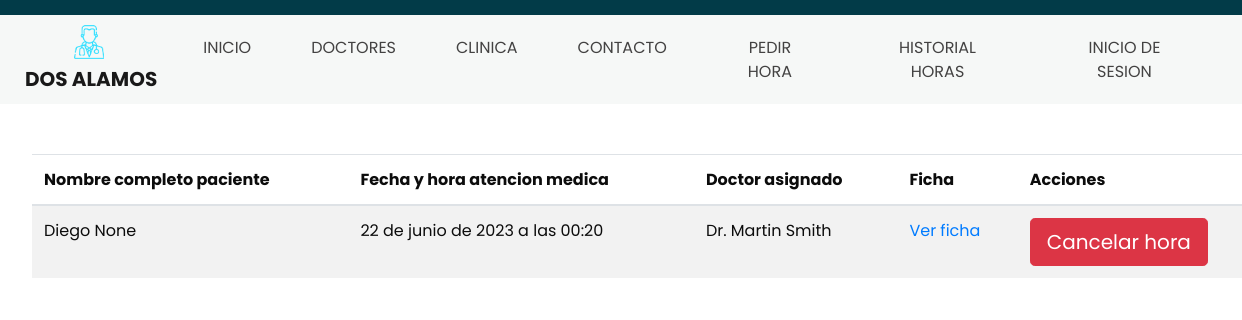
Page /mostrar_horas_tomadas/31 on the committed database.
### core/models.py (models this page shows)
class HoraTomada(models.Model):
    nombrePaciente = models.ForeignKey(User, on_delete=models.PROTECT, verbose_name='Paciente', null=True, related_name='horas_paciente')
    apellidoPaciente = models.CharField(max_length=50, verbose_name='Apellido del paciente',null=True)
    nombreComuna = models.CharField(max_length=50, verbose_name='Comuna del paciente',null=True)
    correoPaciente = models.CharField(max_length=50, verbose_name='Correo del paciente',null=True)
    fecha_creacion = models.DateTimeField(auto_now_add=True)
    hora = models.DateTimeField(auto_now_add=True)
    doctor = models.ForeignKey(User, on_delete=models.PROTECT, verbose_name='Medico', null=True, related_name='horas_doctor')
    ESTADO_CHOICES = (
        ('abierto', 'Abierto'),
        ('cerrado', 'Cerrado'),
    )
    estado = models.CharField(max_length=10, choices=ESTADO_CHOICES, default='abierto')

### core/views.py (the view)
# urls.py: path('mostrar_horas_tomadas/<id>',mostrar_horas_tomadas, name='mostrar_horas_tomadas'),
def mostrar_horas_tomadas(request,id):
    usuario = get_object_or_404(User, pk=id)
    horaTomada = HoraTomada.objects.filter(estado='cerrado', nombrePaciente=id)
    user_id = request.user.id  # Obtener el ID del usuario logueado
    data = {
        'usuario':usuario,
        'horaTomada':horaTomada,
        'user_id': user_id
    }
    return render(request, 'core/mostrar_horas_tomadas.html',data)

### core/templates/core/mostrar_horas_tomadas.html (shortened to what this page needs)
{%load static%}
<head>
  <link rel="stylesheet" type="text/css"
    href="https://cdnjs.cloudflare.com/ajax/libs/OwlCarousel2/2.1.3/assets/owl.carousel.min.css" />
  <link rel="stylesheet" href="https://cdn.jsdelivr.net/npm/bootstrap@4.0.0/dist/css/bootstrap.min.css"
>
  <link href="{% static 'core/css/style.css'%}" rel="stylesheet" />
  <link href="{% static 'css/responsive.css' %}" rel="stylesheet" />
</head>
<body>
  <div class="hero_area">
    <header class="header_section">
      <div class="container-fluid">
        <nav class="navbar navbar-expand-lg custom_nav-container">
          <a class="navbar-brand" href="{% url 'vista_paciente' %}">
              <img src="{% static 'core/IMG/logo.png' %}" alt="Logo">
              <span>Dos alamos</span>
          </a>
          <div class="collapse navbar-collapse" id="navbarSupportedContent">
              <ul class="navbar-nav ml-auto">
                  <li class="nav-item active">
                      <a class="nav-link" href="{% url 'vista_paciente' %}">Inicio </a>
                  </li>
                  <li class="nav-item">
                      <a class="nav-link" href="{% url 'doctores' %}">Doctores</a>
                  </li>
                  <li class="nav-item">
                      <a class="nav-link" href="{% url 'clinica' %}">Clinica</a>
                  </li>
                  <li class="nav-item">
                      <a class="nav-link" href="{% url 'contacto' %}">Contacto</a>
                  </li>
                  <li class="nav-item">
                      <a class="nav-link" href="{% url 'formulario' user_id %}">Pedir Hora</a>
                  </li>
                  <li class="nav-item">
                      <a class="nav-link" href="formulario/{{id}}">Historial horas</a>
                  </li>
                  {% if user.is_authenticated %}
                  <li class="nav-item">
                      <a class="nav-link" href="{% url 'funcion_logout' %}">Cerrar Sesion</a>
                  </li>
                  {% else %}
                  <li class="nav-item">
                    <a class="nav-link" href="{% url 'sesion' %}">Inicio de Sesion</a>
                  </li>
                  {% endif %}
              </ul>
          </div>
      </nav>
      </div>
    </header>
    <div class="tabla">
      <table class="table table-striped">
        <thead>
          <tr>
            <th scope="col">Nombre completo paciente</th>
            <th scope="col">Fecha y hora atencion medica</th>
            <th scope="col">Doctor asignado</th>
            <th scope="col">Ficha</th>
            <th scope="col">Acciones</th>
          </tr>
        </thead>
        <tbody>
          {% for h in horaTomada %}
          <tr>
            <td>{{h.nombrePaciente}} {{h.apellidoPaciente}}</td>
            <td>{{h.fecha_creacion}}</td>
            <td>Dr. {{h.doctor}} {{h.doctor.last_name}}</td>
            <td><a href="{% url 'MostrarFicha' hora_tomada_id=h.id %}">Ver ficha</a></td>
            <td><a type="button" class="btn btn-primary btn-lg citas btn-danger" href="{% url 'eliminar_pacientes' id=h.id %}">Cancelar hora</a></td>
          </tr>
          {% endfor %}
        </tbody>
      </table>
    </div>
</body>
</html>

### core/static/core/CSS/style.css (style rules this page uses)
body { font-family: "Poppins", sans-serif; color: #0c0c0c; background-color: #ffffff; }
.hero_area { height: 98vh; position: relative; }
.hero_area::before { content: ""; position: absolute; width: 100%; height: 15px; background-color: #023b48; }
.header_section { background-color: #f6f8f7; padding-top: 15px; }
.header_section .container-fluid { padding-right: 25px; padding-left: 25px; }
.custom_nav-container.navbar-expand-lg .navbar-nav .nav-link { padding: 10px 30px; color: #434242; text-align: center; text-transform: uppercase; }
a, a:hover, a:focus { text-decoration: none; }
.btn, .btn:focus { outline: none !important; -webkit-box-shadow: none; box-shadow: none; }
.navbar-brand, .navbar-brand:hover { text-transform: uppercase; font-weight: bold; font-size: 24px; color: #fafcfd; }
.navbar-brand { display: -webkit-box; display: -ms-flexbox; display: flex; -webkit-box-align: center; -ms-flex-align: center; align-items: center; -webkit-box-orient: vertical; -webkit-box-direction: normal; -ms-flex-direction: column; flex-direction: column; }
.navbar-brand img { width: 30px; margin-right: 5px; }
.navbar-brand span { font-size: 20px; font-weight: 700; color: #191919; margin-top: 5px; }
.custom_nav-container { z-index: 99999; padding: 5px 0; }
@media (min-width: 768px) { .tabla { margin-top: 50px; } }

### core/templates/core/mostrar_horas_tomadas.html (style rules this page uses)
.table { margin: 2rem; padding: 1.5rem; border: medium; border-width: .2rem; }

### rows in the picture
HoraTomada: nombrePaciente "Diego", apellidoPaciente "None", fecha_creacion "22 de junio de 2023 a las 00:20", doctor "Martin", doctor.last_name "Smith"
